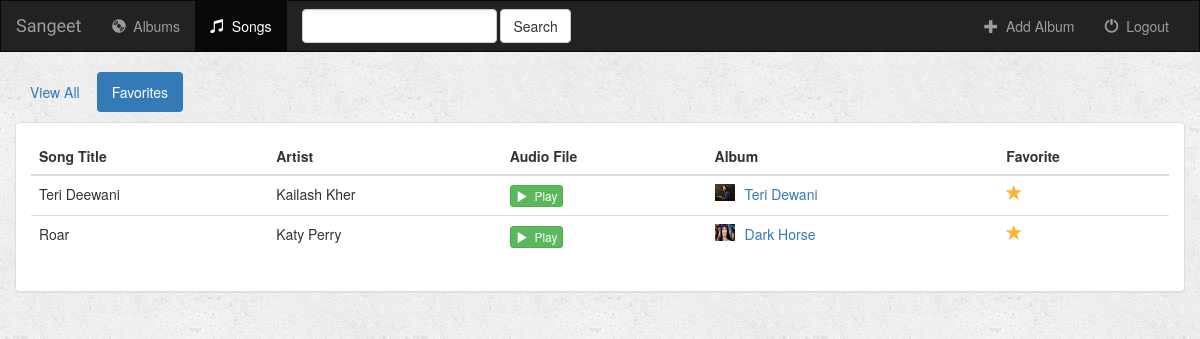
Screenshot of /music/songs/favorites/ (signed in) with the database file from the repository.
### music/models.py (models this page shows, shortened)
class Song(models.Model):
    album = models.ForeignKey(Album, on_delete=models.CASCADE)
    song_title = models.CharField(max_length=250)
    audio_file = models.FileField(default='')
    is_favorite = models.BooleanField(default=False)

class Album(models.Model):
    user = models.ForeignKey(User, default=1)
    artist = models.CharField(max_length=250)
    album_title = models.CharField(max_length=500)
    genre = models.CharField(max_length=100)
    album_logo = models.FileField()
    is_favorite = models.BooleanField(default=False)

### music/views.py (the view)
# urls.py: url(r'^songs/(?P<filter_by>[a-zA_Z]+)/$', views.songs, name='songs'),
def songs(request, filter_by):
    if not request.user.is_authenticated():
        return render(request, 'music/login.html')
    else:
        try:
            song_ids = []
            for album in Album.objects.filter(user=request.user):
                for song in album.song_set.all():
                    song_ids.append(song.pk)
            users_songs = Song.objects.filter(pk__in=song_ids)
            if filter_by == 'favorites':
                users_songs = users_songs.filter(is_favorite=True)
        except Album.DoesNotExist:
            users_songs = []
        return render(request, 'music/songs.html', {
            'song_list': users_songs,
            'filter_by': filter_by,
        })

### music/templates/music/songs.html (shortened to what this page needs)
{% extends 'music/base.html' %}
{% block songs_active %}active{% endblock %}
{% block body %}
<div class="container-fluid songs-container">
    <div class="row">
        <div class="col-sm-12">
            <ul class="nav nav-pills" style="margin-bottom: 10px;">
                <li role="presentation" {% if filter_by == 'all' %}class="active"{% endif %}><a href="{% url 'music:songs' 'all' %}">View All</a></li>
                <li role="presentation" {% if filter_by == 'favorites' %}class="active"{% endif %}><a href="{% url 'music:songs' 'favorites' %}">Favorites</a></li>
            </ul>
        </div>
    </div>
    <div class="row">
        <div class="col-sm-12">
            <div class="panel panel-default">
                <div class="panel-body">
                    <table class="table">
                        <thead>
                            <tr>
                                <th>Song Title</th>
                                <th>Artist</th>
                                <th>Audio File</th>
                                <th>Album</th>
                                <th>Favorite</th>
                            </tr>
                        </thead>
                        <tbody>
                            {% for song in song_list %}
                                <tr>
                                    <td>{{ song.song_title }}</td>
                                    <td>{{ song.album.artist }}</td>
                                    <td>
                                        <a target="_blank" href="{{ song.audio_file.url }}">
                                            <button type="button" class="btn btn-success btn-xs">
                                                <span class="glyphicon glyphicon-play"></span>&nbsp; Play
                                            </button>
                                        </a>
                                    </td>
                                    <td>
                                        <a href="{% url 'music:detail' song.album.id %}">
                                            <img src="{{ song.album.album_logo.url }}" class="img-responsive" style="width: 20px; float: left; margin-right: 10px;" />
                                        </a>
                                        <a href="{% url 'music:detail' song.album.id %}">{{ song.album.album_title }}</a>
                                    </td>
                                    <td>
                                        <a href="{% url 'music:favorite' song.id %}" class="btn-favorite"><span class="glyphicon glyphicon-star {% if song.is_favorite %}active{% endif %}"></span></a>
                                    </td>
                                </tr>
                            {% endfor %}
                        </tbody>
                    </table>
                </div>
            </div>
        </div>
    </div>
</div>
{% endblock %}

### music/static/music/style.css (style rules this page uses)
body { background: white url("images/background.png"); }
.glyphicon-star { color: #CCCCCC; font-size: 16px; }
.glyphicon-star.active { color: #FDB230; }

### rows the page displays
Song: song_title "Teri Deewani", album.artist "Kailash Kher", album.album_logo (picture), album.album_title "Teri Dewani", is_favorite True (drawn)
Song: song_title "Roar", album.artist "Katy Perry", album.album_logo (picture), album.album_title "Dark Horse", is_favorite True (drawn)
